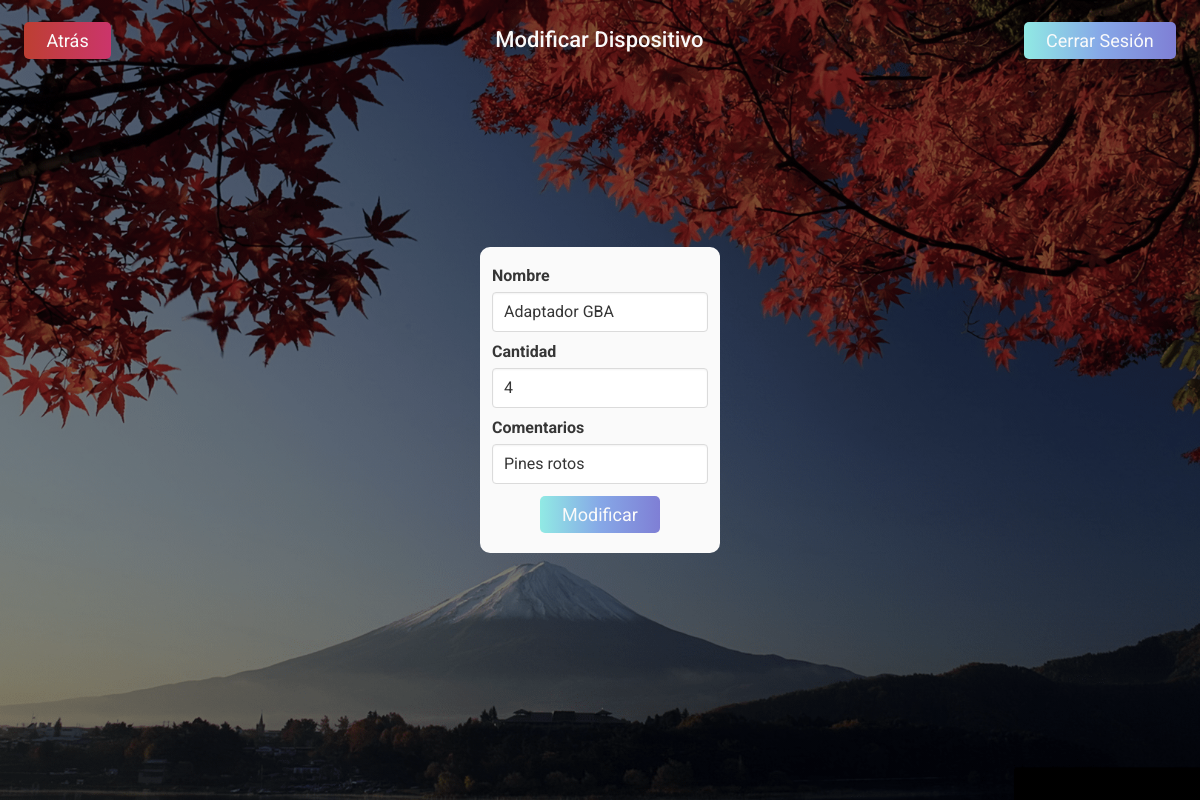
The app's page /mod_dispositivos.php?id=1214 (signed in) with its own data.
### tables this page shows
create table dispositivo(
  id varchar(50) not null primary key,
  nombre varchar(255) not null,
  cantidad int not null,
  prestado int not null,
  observaciones varchar(255)
);

### public/php/mod-dispositivos/ModDispositivoController.php (called while the page is built, shortened)
<?php
include_once('public/php/connection.php');
class ModDispositivoController {
	private $db = null;
	function __construct() {
		$this->database = new Connection();
		$this->db = $this->database->open();
	}
	public function getDispositivoInfo($id) {
		try{
			$sql = "SELECT * FROM dispositivo WHERE id='$id'";
      $dispositivo = $this -> fetch($sql);
      return $dispositivo;
		} catch(PDOException $e){
			return false;
		}
	}
  private function fetch($sql) {
    try {
      $data = $this->db->query($sql);
      return $data -> fetchAll();
    }
    catch(PDOException $e){
      throw new PDOException($e -> getMessage());
    }
  }
}
?>

### public/php/connection.php (called while the page is built, shortened)
<?php
Class Connection {
	private $server = "mysql:host=localhost;dbname=prestamos";
	private $username = "root";
	private $password = "";
	private $options  = array(PDO::ATTR_ERRMODE => PDO::ERRMODE_EXCEPTION,PDO::ATTR_DEFAULT_FETCH_MODE => PDO::FETCH_ASSOC,);
	public function open() {
 		try{
 			$this->conn = new PDO($this->server, $this->username, $this->password, $this->options);
 			return $this->conn;
 		}
 		catch (PDOException $e){
 			$response = ['success' => false, 'err0r' => $e->getMessage()];
 			echo json_encode($response);
 			die;
 		}
  }
}
?>

### mod_dispositivos.php (the view, shortened to what this page needs)
<?php
  include_once('public/php/mod-dispositivos/ModDispositivoController.php');
  $controller = new ModDispositivoController();
  $idDispositivo = array_key_exists("id", $_GET) ? $_GET['id']: $_POST['id'];
  $dispositivo = $controller -> getDispositivoInfo($idDispositivo)[0];
?>
<!DOCTYPE html>
<html lang="es">
<head>
  <link rel="stylesheet" href="https://cdn.jsdelivr.net/npm/bulma@0.9.4/css/bulma.min.css">
  <link rel="stylesheet" type="text/css" href="public/css/reset.css">
  <link rel="stylesheet" type="text/css" href="public/css/lista-prestamos/lista-prestamos.css">
  <link rel="stylesheet" type="text/css" href="public/css/lista-prestamos/header.css">
  <link rel="stylesheet" type="text/css" href="public/css/mod-dispositivos/mod-dispositivos.css">
</head>
<body>
  <div class="container-main">
    <header>
      <div class="title-wrapper f-start">
          <span>
              <button type="button" class="btn-atras mrgn-left" onclick="location.href='lista_dispositivos.php'">Atrás</button>
          </span>
      </div>
      <div class="title-wrapper f-center">
          <span class="t-medium">
              Modificar Dispositivo
          </span>
      </div>
      <div class="title-wrapper f-end">
          <span>
              <button type="button" class="btn-salir mrgn-right" onclick="location.href='logout.php'">Cerrar Sesión</button>
          </span>
      </div>
    </header>
    <main>
      <div class="loans-container scrollbar f-center">
        <div class="add-card" style="width: 20vw;">
          <form method="POST" action="<?php echo $_SERVER['PHP_SELF'];?>">
            <div class="field">
              <label class="label">Nombre</label>
              <div class="control">
                <input class="input" type="text" name="nombre_dispositivo" placeholder="Nombre" value="<?= $dispositivo['nombre'] ?>">
              </div>
            </div>
            <div class="field">
              <label class="label">Cantidad</label>
              <div class="control">
                <input class="input" type="number" name="cantidad_dispositivo" placeholder="Cantidad" value="<?= $dispositivo['cantidad'] ?>">
              </div>
            </div>
            <div class="field">
              <label class="label">Comentarios</label>
              <div class="control">
                <input class="input" type="text" name="comentarios_dispositivo" placeholder="Comentarios" value="<?= $dispositivo['observaciones'] ?>">
              </div>
            </div>
            <div class="f-center">
              <input class="btn-salir" type="submit" value="Modificar" name="mod_device">
            </div>
          </form>
        </div>
      </div>
    </main>
  </div>
</body>
</html>

### public/css/lista-prestamos/lista-prestamos.css (style rules this page uses)
* { font-family: 'Roboto', sans-serif !important; font-size: 16px; color: #212121; }
html { overflow-y: hidden !important; }
.container-main { display: grid; grid-template-rows: 10vh 1fr; height: 100vh; background-color: #fafafa; }
.container-main main { display: grid; grid-template-rows: 80vh 1fr; font-size: 16px; font-family: 'Roboto', sans-serif; }
.label { font-family: 'Roboto', sans-serif !important; }
.add-card { background-color: #fafafa; border-radius: 10px; width: 24.2vw; padding: 1.3rem .75rem; }
.loans-container { overflow: auto; padding: 0 2rem; }

### public/css/lista-prestamos/header.css (style rules this page uses)
header { display: grid; grid-template-columns: repeat(2, 33.3%) 1fr; }
.title-wrapper { font-size: 22px; font-family: 'Roboto', sans-serif; }
.btn-salir { font-size: 18px; border-radius: 5px; color: #fafafa; border: 0; padding: .5rem 1.4rem; background: #8e2de2; background: -webkit-linear-gradient(to right, #8e2de2, #4a00e0); background: linear-gradient(to right, #8e2de2, #4a00e0); }
.btn-atras { font-size: 18px; border-radius: 5px; color: #fafafa; border: 0; padding: .5rem 1.4rem; background: #CB356B; background: -webkit-linear-gradient(to right, #BD3F32, #CB356B); background: linear-gradient(to right, #BD3F32, #CB356B); }
.t-medium { font-family: 'Roboto', sans-serif; font-weight: 500; color: #fafafa; }
.f-center { display: flex; align-items: center; justify-content: center; }
.f-end { display: flex; align-items: center; justify-content: flex-end; }
.f-start { display: flex; align-items: center; justify-content: flex-start; }
.mrgn-right { margin-right: 1.5rem; }
.mrgn-left { margin-left: 1.5rem; }

### mod_dispositivos.php (style rules this page uses)
.container-main { background: linear-gradient(0deg, rgba(0, 0, 0, 0.5), rgba(0, 0, 0, 0.5)), url("./images/mountain_day.png"); background-size: cover; background-repeat: no-repeat; background-position: center; background-attachment: fixed; }
.btn-salir { background: #7F7FD5; background: -webkit-linear-gradient(to right, #91EAE4, #86A8E7, #7F7FD5); background: linear-gradient(to right, #91EAE4, #86A8E7, #7F7FD5); }

### records on screen
dispositivo: nombre_dispositivo "Adaptador GBA", cantidad_dispositivo "4", comentarios_dispositivo "Pines rotos"
